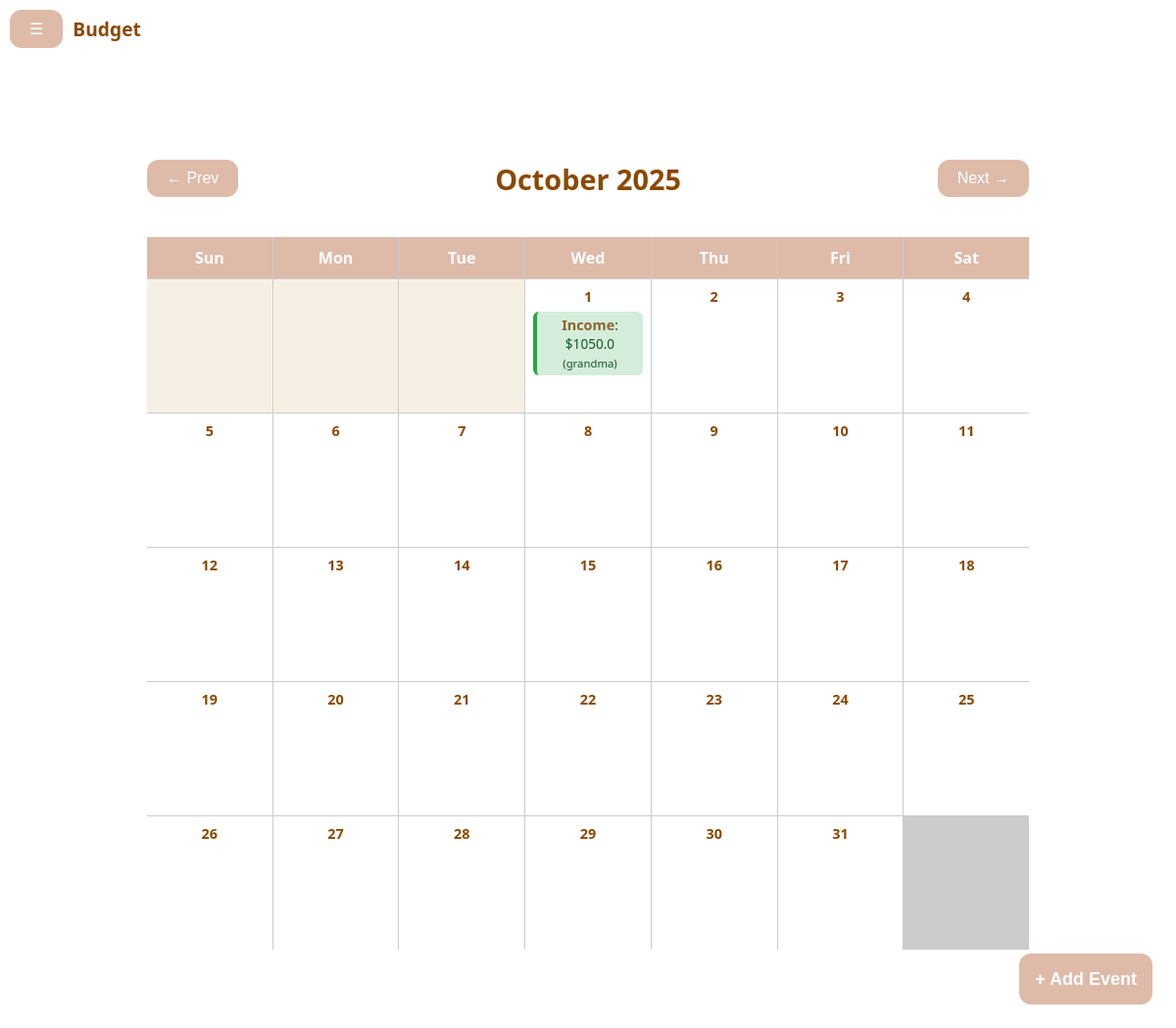
/calendar/ (signed in), run on the app's committed database.
### tables this page shows
CREATE TABLE transactions (
        ID INTEGER PRIMARY KEY AUTOINCREMENT,  -- Auto-incrementing transaction ID
        title TEXT NOT NULL,
        description TEXT,
        category_id INTEGER NOT NULL,          -- Foreign key to `categories` table
        amount REAL NOT NULL,                  -- Transaction amount (can be positive or negative)
        recurring BOOLEAN DEFAULT 0,           -- Whether the transaction is recurring (1 = True, 0 = False)
        created_at TEXT DEFAULT (DATETIME('now')), -- Date and time of the transaction
        user_id INTEGER NOT NULL,              -- Foreign key to `users` table
        expense BOOLEAN NOT NULL,                 -- Transaction type (0 = Expense, 1 = Income)
        FOREIGN KEY(category_id) REFERENCES categories(ID), -- Ensures a valid category reference
        FOREIGN KEY(user_id) REFERENCES users(ID) -- Ensures a valid user reference
    );

### app.py (the view)
@app.route("/calendar/")
def calendar():
    if 'user_id' not in session:
        return redirect(url_for("landing"))
    user_id = session['user_id']
    month_offset = int(request.args.get('month_offset', 0))
    today = datetime.today()
    shifted_month = today.replace(day=1) + timedelta(days=month_offset * 30)
    year = shifted_month.year
    month = shifted_month.month
    first_day_of_month = datetime(year, month, 1)
    days_in_month = monthrange(year, month)[1]
    events = db_interface.find_events(user_id)
    print(events)
    return render_template(
        "calendar.html",
        current_month=first_day_of_month.strftime("%B"),
        current_year=year,
        month_offset=month_offset,
        first_day_of_month=first_day_of_month,
        days_in_month=days_in_month,
        events=events
    )

### db.py (called while the page is built)
def get_db_connection():
    conn = sqlite3.connect(DATABASE_PATH)  # Connect to SQLite database file
    conn.row_factory = sqlite3.Row  # To return rows as dictionaries
    return conn

def get_transactions_of_user(user_id):
    conn = get_db_connection()
    transactions = conn.execute("SELECT * FROM transactions t JOIN users u ON t.user_id = u.id WHERE u.id = ?", (user_id,))
    return transactions.fetchall()

### db_interface.py (called while the page is built)
def find_events(user_id):
    events = []
    transactions = db.get_transactions_of_user(user_id)
    for transaction in transactions:
        event_date = datetime.strptime(transaction["created_at"], "%Y-%m-%d")
        events.append({
            "date": event_date,  # Store the date as a datetime object
            "amount": transaction["amount"],
            "type": "expense" if transaction["expense"] else "income",
            "name": transaction["title"],
            "description": transaction["description"]
        })
    return events

### templates/calendar.html (shortened to what this page needs)
{% extends "base.html" %}
{% block content %}
<div class="calendar-wrapper">
  <div class="calendar-header">
    <form action="{{ url_for('calendar') }}" method="get">
      <button type="submit">← Prev</button>
    </form>
    <h2>{{ current_month }} {{ current_year }}</h2>
    <form action="{{ url_for('calendar') }}" method="get">
      <button type="submit">Next →</button>
    </form>
  </div>
  <div class="calendar-grid">
    {% for day in ['Sun', 'Mon', 'Tue', 'Wed', 'Thu', 'Fri', 'Sat'] %}
      <div class="day-label">{{ day }}</div>
    {% endfor %}
    {% for _ in range(first_day_of_month.weekday()|int+1) %}
      <div class="day-box empty"></div>
    {% endfor %}
    {% for day in range(1, days_in_month + 1) %}
      {% set current_date = first_day_of_month.replace(day=day) %}
      <div class="day-box">
        <div class="day-number">{{ day }}</div>
        {% for event in events %}
          {% if event.date.year == current_date.year and event.date.month == current_date.month and event.date.day == current_date.day %}
            <div class="calendar-event {{ event.type }}">
              <span class="event-type">{{ event.type.capitalize() }}</span>:
              ${{ event.amount }}
              <small>({{ event.name }})</small>
            </div>
          {% endif %}
        {% endfor %}
      </div>
    {% endfor %}
  </div>
</div>
{% endblock %}

### templates/base.html (shortened to what this page needs)
<!DOCTYPE html>
<html lang="en">
<head>
  <link rel="stylesheet" href="{{ url_for('static', filename='styles.css') }}">
</head>
<body>
  <nav class="navbar">
    <button id="openNav">☰</button>
    <span class="navbar-brand">Budget</span>
  </nav>
  <button class="fab" id="openEventModal">+ Add Event</button>
  <div id="main">
    {% block content %}{% endblock %}
  </div>
</body>
</html>

### static/styles.css (style rules this page uses)
body { margin: 0; padding: 0; font-family: 'Noto Sans', serif; background: #ffffff; color: #8b4900; text-align: center; }
.navbar { background-color: #ffffff; padding: 10px; text-align: left; display: flex; align-items: center; gap: 10px; }
.navbar-brand { font-weight: bold; font-size: 1.2rem; }
#main { margin-left: 0; transition: margin-left 0.3s; padding: 5vw; }
button { position: static; display: flex; background-color: #debaa9; border: none; color: white; padding: 10px 20px; font-size: 1rem; border-radius: 12px; z-index: 999; cursor: pointer; transition: background-color 0.3s ease; }
.fab { position: fixed; bottom: 24px; right: 24px; background-color: #debaa9; color: #ffffff; border: none; border-radius: 12px; padding: 0 16px; height: 52px; font-size: 18px; font-weight: bold; cursor: pointer; display: flex; align-items: center; justify-content: center; white-space: nowrap; }
.calendar-event.income { background-color: #d4edda; color: #155724; border-left: 4px solid #28a745; }
.event-type { font-size: 0.9rem; color: #8e6332; }

### templates/calendar.html (style rules this page uses)
.calendar-wrapper { max-width: 900px; margin: auto; padding: 20px; }
.calendar-header { display: flex; justify-content: space-between; align-items: center; flex-wrap: wrap; margin-bottom: 1rem; }
.calendar-header h2 { color: #8b4900; font-size: 1.8rem; }
.calendar-grid { display: grid; grid-template-columns: repeat(7, 1fr); gap: 1px; background-color: #ccc; }
.day-label { background-color: #debaa9; padding: 10px; text-align: center; font-weight: bold; color: white; }
.day-box { background: #fff; min-height: 120px; padding: 8px; font-size: 0.9rem; position: relative; overflow-y: auto; }
.empty { background-color: #f6f0e4; }
.day-number { font-weight: bold; color: #8b4900; margin-bottom: 6px; }
.calendar-event { background: #f6f0e4; padding: 4px; border-radius: 6px; margin-bottom: 4px; color: #8b4900; font-size: 0.85rem; }
.event-type { font-weight: bold; }

### data on the page
transactions: type "Income", amount "1050.0", name "grandma"

### other printed values
{{ current_month }} "October"
{{ current_year }} "2025"
{{ day }} "Sun" "Mon" "Tue" "Wed" "Thu" "Fri" "Sat"
{{ day }} "1" "2" "3" "4" "5" "6" "7" "8" "9" "10" "11" "12" "13" "14" "15" "16" "17" "18" "19" "20" "21" "22" "23" "24" "25" "26" "27" "28" "29" "30" "31"
